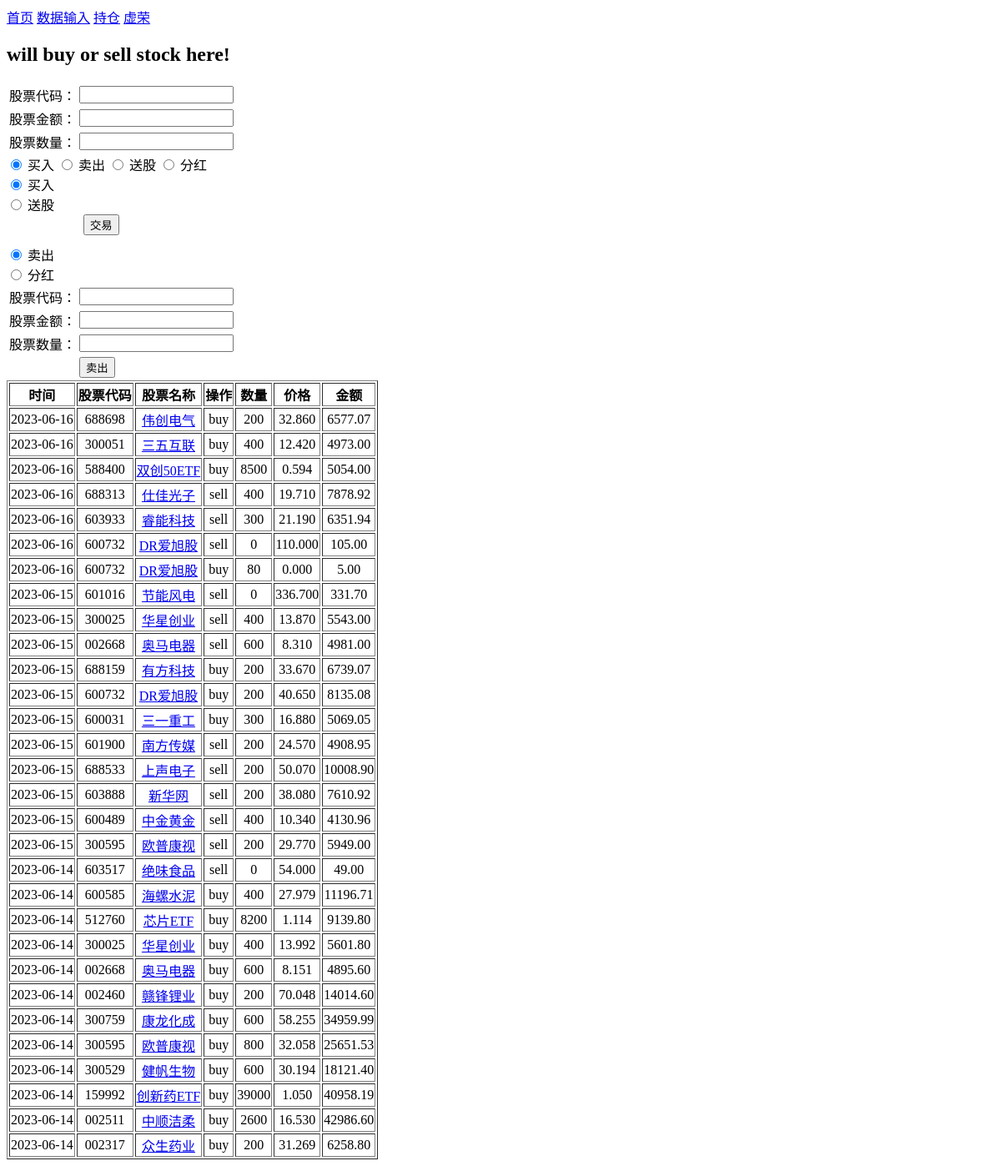
The page /trade/ on the database as committed earlier.
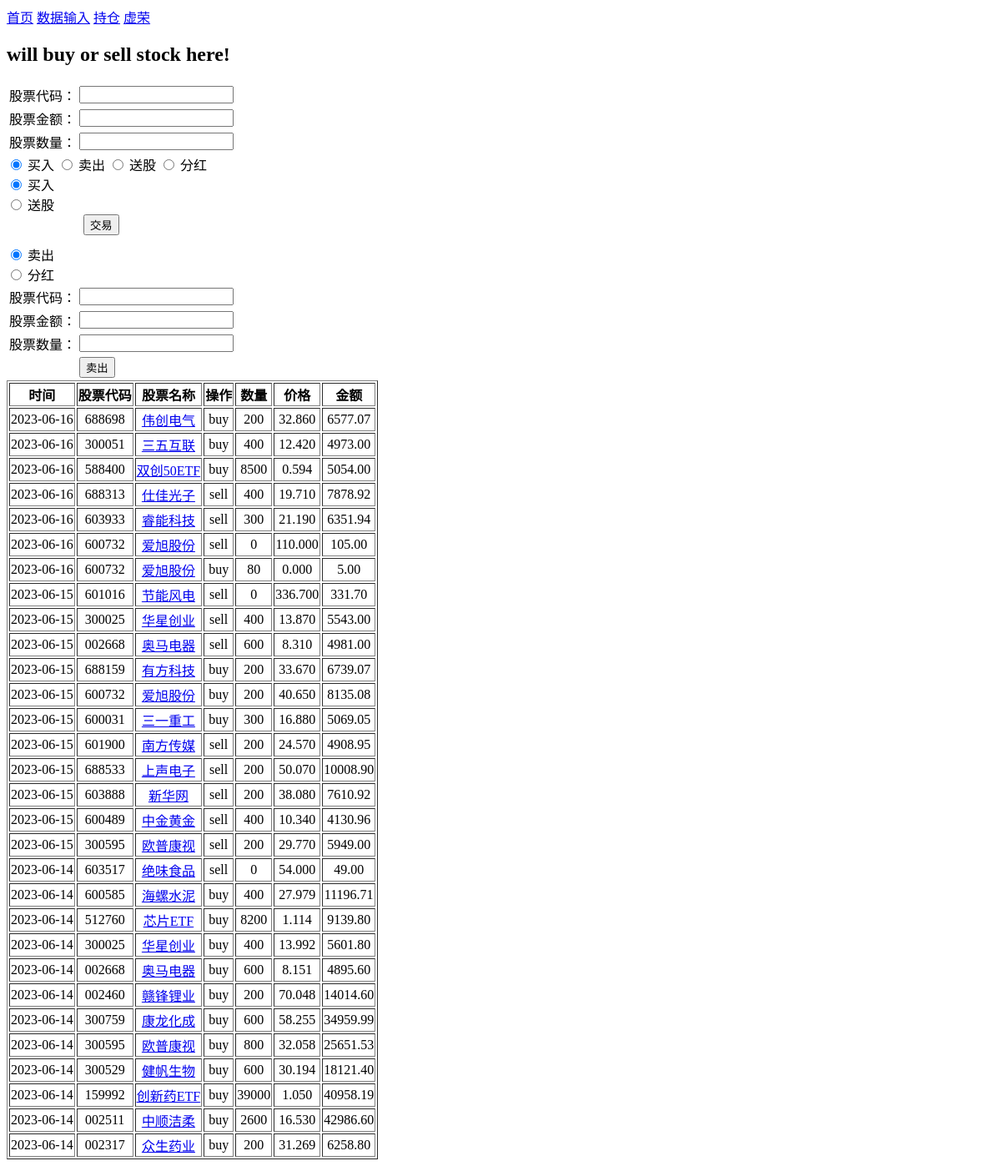
The same page on the database as committed later.
### stocks/models.py (models this page shows, shortened)
class Record(models.Model):
    id = models.AutoField(primary_key=True)
    stock = models.ForeignKey(StcokInHand, on_delete=models.CASCADE, related_name='stock_code', null=True, blank=True, default=None)
    mark = models.CharField(max_length=4)
    quantity = models.IntegerField(default=0)
    price = models.DecimalField(max_digits=8, decimal_places=3, default=0)
    amount = models.DecimalField(max_digits=10, decimal_places=2, default=0)
    date = models.CharField(max_length=10)

class StcokInHand(models.Model):
    id = models.AutoField(primary_key=True)
    code = models.CharField(max_length=6)
    name = models.CharField(max_length=20)
    close = models.DecimalField(max_digits=8, decimal_places=3, default=0)
    ratio = models.FloatField(default=0)
    preclose = models.DecimalField(max_digits=8, decimal_places=3, default=0)
    buyquantity = models.IntegerField(default=0)
    buyamount = models.DecimalField(max_digits=11, decimal_places=2, default=1)
    sellquantity = models.IntegerField(default=0)
    sellamount = models.DecimalField(max_digits=11, decimal_places=2, default=0)
    quantityinhand = models.IntegerField()
    profit = models.DecimalField(max_digits=11, decimal_places=2, default=0)  # 收益
    estimation = models.DecimalField(max_digits=8, decimal_places=3, default=0)  # 估值
    value = models.DecimalField(max_digits=11, decimal_places=2, default=0)   # 市值
    profit_day = models.DecimalField(max_digits=11, decimal_places=2, default=0)  # 当日收益
    profit_ratio = models.FloatField(default=0, blank=True, null=True)

### stocks/views.py (the view)
# urls.py: path('trade/',views.trade, name='trade'),
def trade(request):
    stock_form = StockinhandForm()
    buy_form = BuystockForm()
    sell_form = SellstockForm()
    records = Record.objects.order_by('-id')[:30]
    content = {'stock_form': stock_form,
               'buy_form': buy_form,
               'sell_form': sell_form,
               'records': records
               }
    return render(request, 'trade.html', content)

### stocks/forms.py
class StockinhandForm(ModelForm):
    code = forms.CharField(max_length=6, min_length=6, required=True)
    class Meta:
        model = StcokInHand
        fields = ('code',)

class BuystockForm(ModelForm):
    amount = forms.DecimalField()
    quantity = forms.IntegerField()
    CHOICES = (
        ('buy', '买入'),
        ('send', '送股'),
    )
    my_choice = forms.ChoiceField(choices=CHOICES, widget=forms.RadioSelect(attrs={'layout': 'horizontal'}),
                                  initial='buy')
    class Meta:
        model = Record
        fields = ('amount', 'quantity')

### templates/trade.html (shortened to what this page needs)
{% extends 'base.html' %}
{% block content %}
<h2> will buy or sell stock here!</h2>
 <form name="buyForm"  action="/buystock/"  method="POST">
     <table>
         <tr>
             <td>股票代码：</td>
             <td>{{ stock_form.code }}</td>
         </tr>
         <tr>
             <td>股票金额：</td>
             <td>{{ buy_form.amount }}</td>
         </tr>
         <tr>
             <td>股票数量：</td>
             <td>{{ buy_form.quantity }}</td>
         </tr>
     </table>
      <div>
        <input type="radio" id="buy" name="tade_radio" value="buy" checked />
        <label for="buy">买入</label>
        <input type="radio" id="sell" name="tade_radio" value="sell" />
        <label for="sell">卖出</label>
        <input type="radio" id="send" name="tade_radio" value="send" />
        <label for="send">送股</label>
        <input type="radio" id="dividend" name="tade_radio" value="divi" />
        <label for="dividend">分红</label>
      </div>
     <div>
         {{ buy_form.my_choice}}
     </div>
    <input style="position: absolute;left:100px"     type="submit" name="bconfirm" value="交易" />
 </form>
<br>
<br>
<form name="sellForm"  action="/sellstock/"  method="POST">
        <table>
         <tr>
             <td>股票代码：</td>
             <td>{{ stock_form.code }}</td>
         </tr>
         <tr>
             <td>股票金额：</td>
             <td>{{ sell_form.amount }}</td>
         </tr>
         <tr>
             <td>股票数量：</td>
             <td>{{ sell_form.quantity }}</td>
         </tr>
         <tr>
             <td> </td>
             <td> <input type="submit" name="bconfirm" value="卖出" />&nbsp;&nbsp;&nbsp;&nbsp;</td>
         </tr>
            {{ sell_form.my_choice}}
     </table>
</form>
<div class='table_record' style="text-align: center;">
<table border="1">
      <tr>
		  <th>时间</th>
		  <th>股票代码</th>
		  <th>股票名称</th>
		  <th>操作</th>
		  <th>数量</th>
		  <th>价格</th>
		  <th>金额</th>
	  </tr>
	{% for item in records %}
      <tr>
		  <td>{{ item.date }}</td>
		  <td> {{ item.stock.code }} </td>
		   <td><a  href="{% url 'stocks:stockdetail' item.stock.code %}" > {{ item.stock.name }} </a></td>
		  <td>{{ item.mark }}</td>
		  <td>{{ item.quantity }}</td>
		  <td>{{ item.price }}</td>
		  <td>{{ item.amount }}</td>
	  </tr>
	{% endfor %}
   </table>
</div>
{% endblock %}

Rows that differ between the two databases and show on the page:
changed through a linked row, Record (number 6 of 30 on the later page): stock.name "DR爱旭股" → "爱旭股份"
changed through a linked row, Record (number 7 of 30 on the later page): stock.name "DR爱旭股" → "爱旭股份"
changed through a linked row, Record (number 12 of 30 on the later page): stock.name "DR爱旭股" → "爱旭股份"
